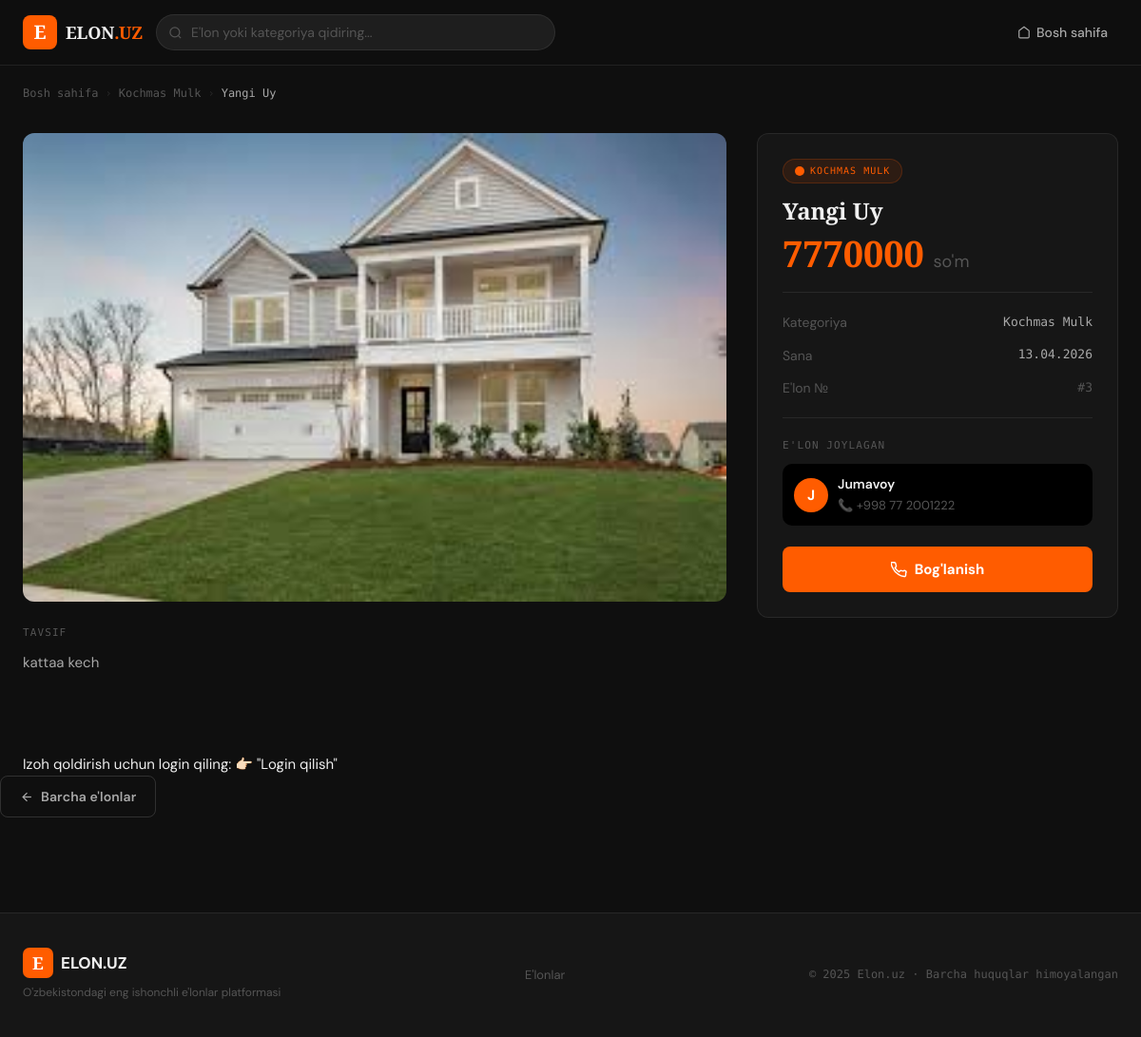
/advens/3/, run on the app's committed database.
### olxapp/models.py (models this page shows, shortened)
class Advertisement(models.Model):
    advertisters = models.ManyToManyField(Advertister, related_name='advertister', verbose_name='Elon joylovchi')
    region = models.ForeignKey(Region, on_delete=models.SET_NULL, null=True, blank=True, verbose_name='Joylashuv')
    category = models.ForeignKey(Category, on_delete=models.CASCADE, verbose_name='Bolim')
    title = models.CharField(max_length=200, verbose_name='Nomi')
    description = models.TextField(verbose_name='Izoh')
    price = models.DecimalField(max_digits=10, decimal_places=2, verbose_name='Narxi')
    image = models.ImageField(upload_to='images/', verbose_name='Rasm', null=True, blank=True)
    video = models.FileField(upload_to='video/', verbose_name='Video', null=True, blank=True)
    create_at = models.DateTimeField(auto_now_add=True)
    class Meta:
        verbose_name = 'Elon'
        verbose_name_plural = 'Elonlar'
        ordering = ('title', '-create_at')

class Category(models.Model):
    name = models.CharField(max_length=100, unique=True, verbose_name='Bolim nomi')
    description = models.CharField(default='', max_length=40, validators=[validate_description], verbose_name='Tavsif')
    class Meta:
        verbose_name = 'Bolim'
        verbose_name_plural = 'Bolimlar'
        ordering = ("name",)

class Advertister(models.Model):
    name = models.CharField(max_length=100, verbose_name='Ismi')
    phone_number = models.CharField(max_length=15, default="+998", unique=True, null=True, blank=True, verbose_name='Telefon raqam')
    class Meta:
        verbose_name = 'Elon Joylovchi'
        verbose_name_plural = 'Elon Joylovchilar'
        ordering = ('name',)

### olxapp/views.py (the view)
# urls.py: path('advens/<int:ad_id>/', views.ad, name='advens'),
def ad(request: HttpRequest, ad_id):
    categories = Category.objects.all()
    ad = get_object_or_404(Advertisement, id=ad_id)
    comments = Comment.objects.filter(advertisment=ad).order_by('-created')
    context = {
        'ad': ad,
        'categories': categories,
        'title': ad.title,
        'form': CommentForm(),
        'comments': comments
    }
    return render(request, 'olxapp/advens.html', context)

### olxapp/forms.py
class CommentForm(forms.ModelForm):
    class Meta:
        model = Comment
        fields = ['text']

### olxapp/templates/olxapp/advens.html (shortened to what this page needs)
{% extends 'base.html' %}
{% block content %}
<div class="container">
  <nav class="breadcrumb anim-fade">
    <a href="{% url 'home' %}">Bosh sahifa</a>
    <span class="sep">›</span>
    <a href="{% url 'advens_by_category' ad.category.id %}">{{ ad.category.name }}</a>
    <span class="sep">›</span>
    <span class="cur">{{ ad.title|truncatechars:32 }}</span>
  </nav>
  <div class="detail-layout">
    <div class="anim-up">
      <div class="detail-img-wrap">
        {% if ad.image %}
        <img src="{{ ad.image.url }}" alt="{{ ad.title }}">
        {% endif %}
      </div>
      <div class="detail-desc">
        <div class="detail-desc-label">Tavsif</div>
        <p>{{ ad.description }}</p>
      </div>
    </div>
    <div class="detail-sidebar anim-up d2">
      <div class="detail-cat">
        <svg width="10" height="10" viewBox="0 0 10 10">
          <circle cx="5" cy="5" r="5" fill="currentColor" />
        </svg>
        {{ ad.category.name }}
      </div>
      <h1 class="detail-title">{{ ad.title }}</h1>
      <div class="detail-price">
        {{ ad.price|floatformat:0 }} <small>so'm</small>
      </div>
      <div class="divider"></div>
      <div class="detail-meta">
        <div class="detail-meta-row">
          <span>Kategoriya</span>
          <span>{{ ad.category.name }}</span>
        </div>
        <div class="detail-meta-row">
          <span>Sana</span>
          <span>{{ ad.create_at|date:"d.m.Y" }}</span>
        </div>
        <div class="detail-meta-row">
          <span>E'lon №</span>
          <span style="color:var(--text3);">#{{ ad.id }}</span>
        </div>
      </div>
      <div class="divider"></div>
      {% with advertisters=ad.advertisters.all %}
      {% if advertisters %}
      <div style="margin-top:12px;">
        <div class="detail-desc-label" style="margin-bottom:10px;">E'lon joylagan</div>
        {% for advertister in advertisters %}
        <div style="display:flex; align-items:center; gap:10px; padding:10px 12px; background:var(--surface2, #000000); border-radius:10px; margin-bottom:8px;">
          <div style="width:36px; height:36px; border-radius:50%; background:var(--accent, #2563eb); display:flex; align-items:center; justify-content:center; color:#fff; font-weight:700; font-size:15px; flex-shrink:0;">
            {{ advertister.name|first|upper }}
          </div>
          <div>
            <div style="font-weight:600; font-size:14px;">{{ advertister.name }}</div>
            {% if advertister.phone_number %}
            <div style="font-size:13px; color:var(--text3, #6b7280); margin-top:2px;">
              📞 {{ advertister.phone_number }}
            </div>
            {% endif %}
          </div>
        </div>
        {% endfor %}
      </div>
      {% endif %}
      {% endwith %}
      <button class="contact-btn">
        Bog'lanish
      </button>
    </div>
  </div>
  {% if request.user.is_authenticated %}
  <form method="POST" action="{% url 'create_comment' ad.id %}" style="margin: 32px 0;">
    {% csrf_token %}
    <input type="text" name="text" placeholder="Izoh yozing..."
      style="width:100%; padding:10px 14px; border:1px solid #d1d5db; border-radius:8px; font-size:15px; margin-bottom:10px;">
    <button type="submit"
      style="padding:10px 24px; background:#2563eb; color:#fff; border:none; border-radius:8px; cursor:pointer;">
      Yuborish
    </button>
  </form>
  {% else %}
  <p>Izoh qoldirish uchun login qiling: 👉🏻 <a href="">"Login qilish"</a></p>
  {% endif %}
</div>
<div style="padding-bottom:20px;">
  <a href="{% url 'home' %}" class="btn btn-outline">
    <svg width="15" height="15" viewBox="0 0 24 24" fill="none" stroke="currentColor" stroke-width="2">
      <line x1="19" y1="12" x2="5" y2="12" />
      <polyline points="12 19 5 12 12 5" />
    </svg>
    Barcha e'lonlar
  </a>
</div>
</div>
{% endblock %}

### templates/components/_link.html (style rules this page uses)
*, *::before, *::after { box-sizing: border-box; margin: 0; padding: 0; }
html { scroll-behavior: smooth; }
:root { --bg: #0f0f0f; --bg2: #161616; --bg3: #1e1e1e; --border: rgba(255, 255, 255, 0.08); --border2: rgba(255, 255, 255, 0.14); --accent: #FF5C00; --accent2: #FF8A3D; --accentbg: rgba(255, 92, 0, 0.1); --gold: #F5C842; --goldbg: rgba(245, 200, 66, 0.1); --green: #22C55E; --text: #F0F0F0; --text2: #A8A8A8; --text3: #555; --r: 12px; --r-sm: 8px; --r-xs: 6px; --shadow: 0 8px 40px rgba(0, 0, 0, 0.5); --t: 0.2s; --ease: cubic-bezier(0.4, 0, 0.2, 1); }
body { background: var(--bg); color: var(--text); font-family: 'DM Sans', sans-serif; font-size: 15px; line-height: 1.6; min-height: 100vh; overflow-x: hidden; -webkit-font-smoothing: antialiased; }
a { color: inherit; text-decoration: none; }
img { max-width: 100%; display: block; }
button { font-family: inherit; cursor: pointer; }
.container { max-width: 1280px; margin: 0 auto; padding: 0 24px; }
.btn { display: inline-flex; align-items: center; justify-content: center; gap: 7px; padding: 10px 20px; border-radius: var(--r-sm); font-size: 14px; font-weight: 600; border: none; transition: all var(--t) var(--ease); white-space: nowrap; cursor: pointer; letter-spacing: 0.01em; }
.btn-outline { background: transparent; color: var(--text2); border: 1px solid var(--border2); }
.detail-layout { display: grid; grid-template-columns: 1fr 380px; gap: 32px; padding: 32px 0 80px; align-items: start; }
.detail-img-wrap { border-radius: var(--r); overflow: hidden; }
.detail-img-wrap img { width: 100%; max-height: 500px; object-fit: cover; display: block; }
.detail-desc { margin-top: 24px; }
.detail-desc-label { font-family: 'DM Mono', monospace; font-size: 11px; text-transform: uppercase; letter-spacing: 0.1em; color: var(--text3); margin-bottom: 10px; }
.detail-desc p { color: var(--text2); line-height: 1.85; font-size: 15px; }
.detail-sidebar { background: var(--bg2); border: 1px solid var(--border); border-radius: var(--r); padding: 26px; position: sticky; top: 82px; }
.detail-cat { display: inline-flex; align-items: center; gap: 6px; font-family: 'DM Mono', monospace; font-size: 10px; text-transform: uppercase; letter-spacing: 0.1em; color: var(--accent); background: var(--accentbg); border: 1px solid rgba(255, 92, 0, 0.2); padding: 4px 12px; border-radius: 100px; }
.detail-title { font-family: 'Playfair Display', serif; font-weight: 800; font-size: 24px; line-height: 1.25; margin: 14px 0 6px; }
.detail-price { font-family: 'Playfair Display', serif; font-weight: 900; font-size: 38px; color: var(--accent); line-height: 1; margin: 10px 0 22px; }
.detail-price small { font-size: 18px; font-weight: 400; font-family: 'DM Sans', sans-serif; color: var(--text3); }
.divider { height: 1px; background: var(--border); margin: 20px 0; }
.detail-meta { display: flex; flex-direction: column; gap: 12px; }
.detail-meta-row { display: flex; justify-content: space-between; align-items: center; font-size: 14px; }
.detail-meta-row span:first-child { color: var(--text3); }
.detail-meta-row span:last-child { font-family: 'DM Mono', monospace; font-size: 13px; color: var(--text2); }
.contact-btn { width: 100%; margin-top: 22px; background: var(--accent); color: #fff; border: none; border-radius: var(--r-sm); padding: 14px; font-size: 15px; font-weight: 700; display: flex; align-items: center; justify-content: center; gap: 8px; cursor: pointer; transition: all var(--t) var(--ease); animation: pulse-orange 2.5s ease-in-out infinite; }
.breadcrumb { display: flex; align-items: center; gap: 7px; font-family: 'DM Mono', monospace; font-size: 12px; color: var(--text3); padding: 20px 0 0; }
.breadcrumb a { transition: color var(--t); }
.breadcrumb .sep { opacity: 0.35; }
.breadcrumb .cur { color: var(--text2); }
.anim-up { animation: fadeUp 0.45s cubic-bezier(0.4, 0, 0.2, 1) both; }
.anim-fade { animation: fadeIn 0.35s ease both; }
.d2 { animation-delay: 0.10s; }

### data on the page
Advertisement: category.name "Kochmas Mulk", title "Yangi Uy", image (picture), description "kattaa kech", category.name "KOCHMAS MULK", price "7770000", create_at "13.04.2026", id "3"
Advertister: name|first "J", name "Jumavoy", phone_number "+998 77 2001222"
